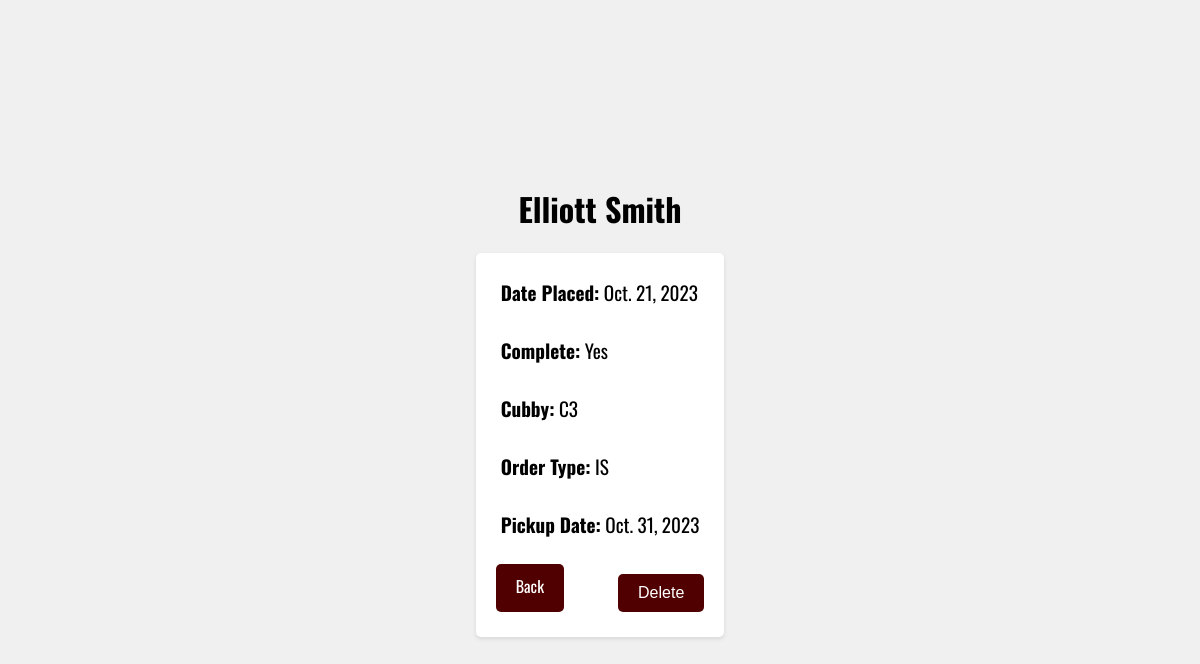
The page /order/5/ on the database its author committed.
### manager/models.py (models this page shows, shortened)
class Order(models.Model):
    name = models.CharField(max_length=100)
    datePlaced = models.DateField()
    complete = models.BooleanField()
    cubby = models.ForeignKey(Cubby, on_delete=models.CASCADE)
    orderType = models.ForeignKey(OrdType, on_delete=models.CASCADE)
    pickupDate = models.DateField(null=True)

class Cubby(models.Model):
    location = models.CharField(max_length=2)
    def __str__(self):
        return self.location

class OrdType(models.Model):
    type = models.CharField(max_length=2)
    def __str__(self):
        return self.type

### manager/views.py (the view)
# urls.py: path("order/<int:pk>/", views.order_detail_view, name='order_detail'),
def order_detail_view(request, pk):
    try:
        order = Order.objects.get(pk=pk)
    except Order.DoesNotExist:
        raise Http404('Order Does not exist')
    return render(request, 'order_detail.html', context={'order': order})

### manager/templates/order_detail.html (shortened to what this page needs)
<!DOCTYPE html>
<html>
<head>
</head>
<body>
    <h1>{{ order.name }}</h1>
    <div class="details">
        <p><strong>Date Placed:</strong> {{ order.datePlaced }}</p>
        <p><strong>Complete:</strong> {% if order.complete %}Yes{% else %}No{% endif %}</p>
        <p><strong>Cubby:</strong> {{ order.cubby }}</p>
        <p><strong>Order Type:</strong> {{ order.orderType }}</p>
        <p><strong>Pickup Date:</strong> {{ order.pickupDate }}</p>
        <div class="button-container">
            <a class="btn" href="{% url 'viewOrders' %}">Back</a>
            <form action="{% url 'order_delete' order.id %}" method="post">
                <input type="submit" class="btn-delete" value="Delete">
            </form>
        </div>
    </div>
</body>
</html>

### manager/templates/order_detail.html (style rules this page uses)
body { font-family: 'Oswald', sans-serif; background-color: #f0f0f0; display: flex; flex-direction: column; justify-content: center; align-items: center; height: 100vh; margin: 0; }
h1 { color: black; font-size: 2rem; }
.details { background-color: #fff; padding: 20px; padding-top: 0; padding-bottom: 25px; border-radius: 5px; box-shadow: 0 2px 4px rgba(0, 0, 0, 0.1); text-align: left; }
.details p { font-size: 1.2rem; padding: 5px; }
.button-container { display: flex; justify-content: space-between; }
.btn { text-decoration: none; color: #fff; background-color: #500000; padding: 10px 20px; border-radius: 5px; font-size: 16px; }
.btn-delete { border: none; background-color: #500000; color: #fff; padding: 10px 20px; border-radius: 5px; font-size: 16px; margin-top: 10px; cursor: pointer; }

### rows shown on the page
Order: name "Elliott Smith", datePlaced "Oct. 21, 2023", cubby "C3", orderType "IS", pickupDate "Oct. 31, 2023"
